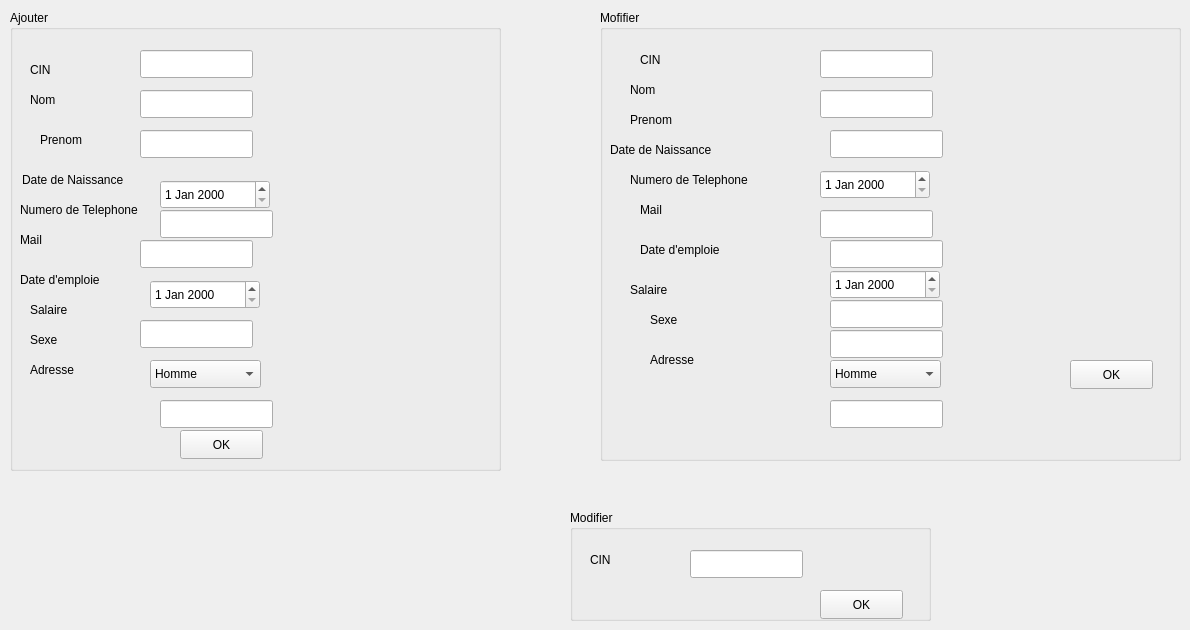
    <widget class="QWidget" name="tab">
     <attribute name="title">
      <string>Gestion des Enseignants</string>
     </attribute>
     <widget class="QGroupBox" name="groupBox">
      <property name="geometry">
       <rect>
        <x>10</x>
        <y>10</y>
        <width>491</width>
        <height>461</height>
       </rect>
      </property>
      <property name="title">
       <string>Ajouter</string>
      </property>
      <widget class="QLineEdit" name="CIN">
       <property name="geometry">
        <rect>
         <x>130</x>
         <y>40</y>
         <width>113</width>
         <height>28</height>
        </rect>
       </property>
      </widget>
      <widget class="QPushButton" name="Ajouter_EN">
       <property name="geometry">
        <rect>
         <x>170</x>
         <y>420</y>
         <width>83</width>
         <height>29</height>
        </rect>
       </property>
       <property name="text">
        <string>OK</string>
       </property>
      </widget>
      <widget class="QLineEdit" name="Nom">
       <property name="geometry">
        <rect>
         <x>130</x>
         <y>80</y>
         <width>113</width>
         <height>28</height>
        </rect>
       </property>
      </widget>
      <widget class="QLineEdit" name="Prenom">
       <property name="geometry">
        <rect>
         <x>130</x>
         <y>120</y>
         <width>113</width>
         <height>28</height>
        </rect>
       </property>
      </widget>
      <widget class="QLineEdit" name="Mail">
       <property name="geometry">
        <rect>
         <x>130</x>
         <y>230</y>
         <width>113</width>
         <height>28</height>
        </rect>
       </property>
      </widget>
      <widget class="QLineEdit" name="num_tel">
       <property name="geometry">
        <rect>
         <x>150</x>
         <y>200</y>
         <width>113</width>
         <height>28</height>
        </rect>
       </property>
      </widget>
      <widget class="QLineEdit" name="salaire">
       <property name="geometry">
        <rect>
         <x>130</x>
         <y>310</y>
         <width>113</width>
         <height>28</height>
        </rect>
       </property>
      </widget>
      <widget class="QComboBox" name="sexe">
       <property name="geometry">
        <rect>
         <x>140</x>
         <y>350</y>
         <width>111</width>
         <height>28</height>
        </rect>
       </property>
       <item>
        <property name="text">
         <string>Homme</string>
        </property>
       </item>
       <item>
        <property name="text">
         <string>Femme</string>
        </property>
       </item>
      </widget>
      <widget class="QDateEdit" name="datenais">
       <property name="geometry">
        <rect>
         <x>150</x>
         <y>170</y>
         <width>110</width>
         <height>29</height>
        </rect>
       </property>
      </widget>
      <widget class="QDateEdit" name="dateemp">
       <property name="geometry">
        <rect>
         <x>140</x>
         <y>270</y>
         <width>110</width>
         <height>29</height>
        </rect>
       </property>
      </widget>
      <widget class="QLabel" name="label">
       <property name="geometry">
        <rect>
         <x>20</x>
         <y>50</y>
         <width>63</width>
         <height>20</height>
        </rect>
       </property>
       <property name="text">
        <string>CIN</string>
       </property>
      </widget>
      <widget class="QLabel" name="label_2">
       <property name="geometry">
        <rect>
         <x>20</x>
         <y>80</y>
         <width>63</width>
         <height>20</height>
        </rect>
       </property>
       <property name="text">
        <string>Nom</string>
       </property>
      </widget>
      <widget class="QLabel" name="label_3">
       <property name="geometry">
        <rect>
         <x>30</x>
         <y>120</y>
         <width>63</width>
         <height>20</height>
        </rect>
       </property>
       <property name="text">
        <string>Prenom</string>
       </property>
      </widget>
      <widget class="QLabel" name="label_4">
       <property name="geometry">
        <rect>
         <x>12</x>
         <y>160</y>
         <width>121</width>
         <height>20</height>
        </rect>
       </property>
       <property name="text">
        <string>Date de Naissance</string>
       </property>
      </widget>
      <widget class="QLabel" name="label_5">
       <property name="geometry">
        <rect>
         <x>10</x>
         <y>190</y>
         <width>121</width>
         <height>20</height>
        </rect>
       </property>
       <property name="text">
        <string>Numero de Telephone</string>
       </property>
      </widget>
      <widget class="QLabel" name="label_6">
       <property name="geometry">
        <rect>
         <x>10</x>
         <y>220</y>
         <width>63</width>
         <height>20</height>
        </rect>
       </property>
       <property name="text">
        <string>Mail</string>
       </property>
      </widget>
      <widget class="QLabel" name="label_7">
       <property name="geometry">
        <rect>
         <x>10</x>
         <y>260</y>
         <width>91</width>
         <height>20</height>
        </rect>
       </property>
       <property name="text">
        <string>Date d'emploie</string>
       </property>
      </widget>
      <widget class="QLabel" name="label_8">
       <property name="geometry">
        <rect>
         <x>20</x>
         <y>290</y>
         <width>63</width>
         <height>20</height>
        </rect>
       </property>
       <property name="text">
        <string>Salaire</string>
       </property>
      </widget>
      <widget class="QLabel" name="label_9">
       <property name="geometry">
        <rect>
         <x>20</x>
         <y>320</y>
         <width>63</width>
         <height>20</height>
        </rect>
       </property>
       <property name="text">
        <string>Sexe</string>
       </property>
      </widget>
      <widget class="QLabel" name="label_10">
       <property name="geometry">
        <rect>
         <x>20</x>
         <y>350</y>
         <width>63</width>
         <height>20</height>
        </rect>
       </property>
       <property name="text">
        <string>Adresse</string>
       </property>
      </widget>
      <widget class="QLineEdit" name="Adresse">
       <property name="geometry">
        <rect>
         <x>150</x>
         <y>390</y>
         <width>113</width>
         <height>28</height>
        </rect>
       </property>
      </widget>
     </widget>
     <widget class="QGroupBox" name="groupBox_2">
      <property name="geometry">
       <rect>
        <x>600</x>
        <y>10</y>
        <width>581</width>
        <height>451</height>
       </rect>
      </property>
      <property name="title">
       <string>Mofifier</string>
      </property>
      <widget class="QPushButton" name="Modifier_En">
       <property name="geometry">
        <rect>
         <x>470</x>
         <y>350</y>
         <width>83</width>
         <height>29</height>
        </rect>
       </property>
       <property name="text">
        <string>OK</string>
       </property>
      </widget>
      <widget class="QLineEdit" name="CIN_2">
       <property name="geometry">
        <rect>
         <x>220</x>
         <y>40</y>
         <width>113</width>
         <height>28</height>
        </rect>
       </property>
      </widget>
      <widget class="QLineEdit" name="Nom_2">
       <property name="geometry">
        <rect>
         <x>220</x>
         <y>80</y>
         <width>113</width>
         <height>28</height>
        </rect>
       </property>
      </widget>
      <widget class="QLineEdit" name="Prenom_2">
       <property name="geometry">
        <rect>
         <x>230</x>
         <y>120</y>
         <width>113</width>
         <height>28</height>
        </rect>
       </property>
      </widget>
      <widget class="QDateEdit" name="datenais_2">
       <property name="geometry">
        <rect>
         <x>220</x>
         <y>160</y>
         <width>110</width>
         <height>29</height>
        </rect>
       </property>
      </widget>
      <widget class="QLineEdit" name="num_tel_2">
       <property name="geometry">
        <rect>
         <x>220</x>
         <y>200</y>
         <width>113</width>
         <height>28</height>
        </rect>
       </property>
      </widget>
      <widget class="QLineEdit" name="Mail_2">
       <property name="geometry">
        <rect>
         <x>230</x>
         <y>230</y>
         <width>113</width>
         <height>28</height>
        </rect>
       </property>
      </widget>
      <widget class="QDateEdit" name="dateemp_2">
       <property name="geometry">
        <rect>
         <x>230</x>
         <y>260</y>
         <width>110</width>
         <height>29</height>
        </rect>
       </property>
      </widget>
      <widget class="QLineEdit" name="salaire_2">
       <property name="geometry">
        <rect>
         <x>230</x>
         <y>290</y>
         <width>113</width>
         <height>28</height>
        </rect>
       </property>
      </widget>
      <widget class="QLineEdit" name="salaire_3">
       <property name="geometry">
        <rect>
         <x>230</x>
         <y>320</y>
         <width>113</width>
         <height>28</height>
        </rect>
       </property>
      </widget>
      <widget class="QComboBox" name="sexe_2">
       <property name="geometry">
        <rect>
         <x>230</x>
         <y>350</y>
         <width>111</width>
         <height>28</height>
        </rect>
       </property>
       <item>
        <property name="text">
         <string>Homme</string>
        </property>
       </item>
       <item>
        <property name="text">
         <string>Femme</string>
        </property>
       </item>
      </widget>
      <widget class="QLineEdit" name="Adresse_2">
       <property name="geometry">
        <rect>
         <x>230</x>
         <y>390</y>
         <width>113</width>
         <height>28</height>
        </rect>
       </property>
      </widget>
      <widget class="QLabel" name="label_11">
       <property name="geometry">
        <rect>
         <x>40</x>
         <y>40</y>
         <width>63</width>
         <height>20</height>
        </rect>
       </property>
       <property name="text">
        <string>CIN</string>
       </property>
      </widget>
      <widget class="QLabel" name="label_12">
       <property name="geometry">
        <rect>
         <x>30</x>
         <y>70</y>
         <width>63</width>
         <height>20</height>
        </rect>
       </property>
       <property name="text">
        <string>Nom</string>
       </property>
      </widget>
      <widget class="QLabel" name="label_13">
       <property name="geometry">
        <rect>
         <x>30</x>
         <y>100</y>
         <width>63</width>
         <height>20</height>
        </rect>
       </property>
       <property name="text">
        <string>Prenom</string>
       </property>
      </widget>
      <widget class="QLabel" name="label_14">
       <property name="geometry">
        <rect>
         <x>10</x>
         <y>130</y>
         <width>121</width>
         <height>20</height>
        </rect>
       </property>
       <property name="text">
        <string>Date de Naissance</string>
       </property>
      </widget>
      <widget class="QLabel" name="label_15">
       <property name="geometry">
        <rect>
         <x>30</x>
         <y>160</y>
         <width>121</width>
         <height>20</height>
        </rect>
       </property>
       <property name="text">
        <string>Numero de Telephone</string>
       </property>
      </widget>
      <widget class="QLabel" name="label_16">
       <property name="geometry">
        <rect>
         <x>40</x>
         <y>190</y>
         <width>63</width>
         <height>20</height>
        </rect>
       </property>
       <property name="text">
        <string>Mail</string>
       </property>
      </widget>
      <widget class="QLabel" name="label_17">
       <property name="geometry">
        <rect>
         <x>40</x>
         <y>230</y>
         <width>91</width>
         <height>20</height>
        </rect>
       </property>
       <property name="text">
        <string>Date d'emploie</string>
       </property>
      </widget>
      <widget class="QLabel" name="label_18">
       <property name="geometry">
        <rect>
         <x>30</x>
         <y>270</y>
         <width>63</width>
         <height>20</height>
        </rect>
       </property>
       <property name="text">
        <string>Salaire</string>
       </property>
      </widget>
      <widget class="QLabel" name="label_19">
       <property name="geometry">
        <rect>
         <x>50</x>
         <y>300</y>
         <width>63</width>
         <height>20</height>
        </rect>
       </property>
       <property name="text">
        <string>Sexe</string>
       </property>
      </widget>
      <widget class="QLabel" name="label_20">
       <property name="geometry">
        <rect>
         <x>50</x>
         <y>340</y>
         <width>63</width>
         <height>20</height>
        </rect>
       </property>
       <property name="text">
        <string>Adresse</string>
       </property>
      </widget>
     </widget>
     <widget class="QGroupBox" name="groupBox_3">
      <property name="geometry">
       <rect>
        <x>570</x>
        <y>510</y>
        <width>361</width>
        <height>111</height>
       </rect>
      </property>
      <property name="title">
       <string>Modifier</string>
      </property>
      <widget class="QPushButton" name="Suppoimer_En">
       <property name="geometry">
        <rect>
         <x>250</x>
         <y>80</y>
         <width>83</width>
         <height>29</height>
        </rect>
       </property>
       <property name="text">
        <string>OK</string>
       </property>
      </widget>
      <widget class="QLineEdit" name="CIN_3">
       <property name="geometry">
        <rect>
         <x>120</x>
         <y>40</y>
         <width>113</width>
         <height>28</height>
        </rect>
       </property>
      </widget>
      <widget class="QLabel" name="label_21">
       <property name="geometry">
        <rect>
         <x>20</x>
         <y>40</y>
         <width>63</width>
         <height>20</height>
        </rect>
       </property>
       <property name="text">
        <string>CIN</string>
       </property>
      </widget>
     </widget>
    </widget>
